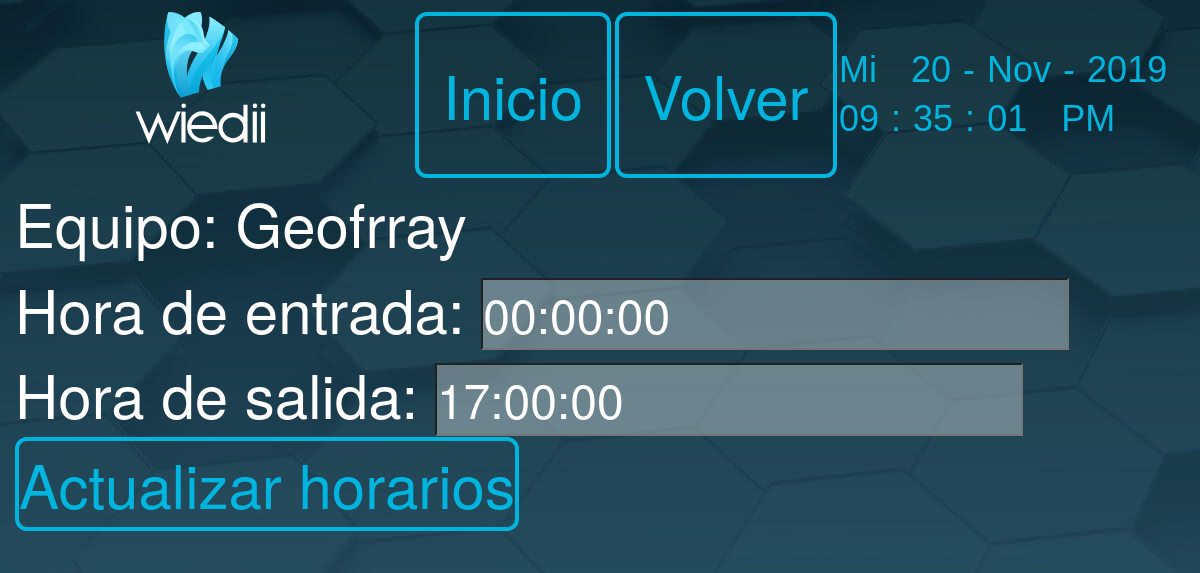
Screenshot of /include/edit_teams.php?id=4 with the database file from the repository.
### tables this page shows
CREATE TABLE `equipos` (
  `Id_equipo` int(11) NOT NULL,
  `nombre_equipo` varchar(255) NOT NULL,
  `hora_entrada` time NOT NULL,
  `hora_salida` time NOT NULL
);

### include/edit_teams.php (the view, shortened to what this page needs)
<?php
include "../db.php";
$hora_entrada = '';
$hora_salida= '';
if  (isset($_GET['id'])) {
  $id = $_GET['id'];
  $query = "SELECT * FROM equipos WHERE Id_equipo=$id";
  $result_team = mysqli_query($conn, $query);
  if (mysqli_num_rows($result_team) == 1) {
    $row = mysqli_fetch_array($result_team);
    $hora_entrada = $row['hora_entrada'];
    $hora_salida= $row['hora_salida'];
    $equipo=$row['nombre_equipo'];
  }
  else echo "<script>
         alert('No ha encontrado nada, error en la base de datos');window.history.back()</script>";
}
?>
<?php include('header.php'); ?>
<div class="container p-4">
  <div class="row">
    <div class="">
      <div class="card card-body">
      <form action="edit_teams.php?id=<?php echo $_GET['id']; ?>" method="POST">
        <div class="form-group" style="margin-top: 15vw;">
          Equipo: <?php echo $equipo?>
          <br>
          Hora de entrada:
          <input name="hora_entrada" type="text"  value="<?php echo $hora_entrada; ?>"
          placeholder="07:00:00">
          <br>
          Hora de salida:
          <input name="hora_salida" value="<?php echo $hora_salida; ?>"placeholder="07:00:00" >
        <br>
        <button class="bguarda btn" name="updatet">
          Actualizar horarios</button>
        </div>
      </form>
      </div>
    </div>
  </div>
</div>
<?php include('footer.php'); ?>

### css/style.css (style rules this page uses)
body { font-family: "Helvetica Neue", Helvetica, Arial, sans-serif; font-size: 5vw; line-height: 1.42857143; color: white; }
.bguarda { margin-top: 0vw; background-color: transparent; border: 4px solid rgb(2, 181, 222); color: rgb(2, 181, 222); padding: 0vw 0vw; text-align: center; text-decoration: none; display: inline-block; font-size: 5vw; border-radius: 12px; }
* { margin: 0; padding: 0; box-sizing: border-box; }
input { background-color: rgba(238, 244, 245, 0.363); color: white; }
::placeholder { color: white; opacity: 1; }
button, input, optgroup, select, textarea { color: white; background-color: rgba(238, 244, 245, 0.363); font-size: 4vw; font-size-adjust: none; }

### rows the page displays
equipos: nombre_equipo "Geofrray", hora_entrada "00:00:00", hora_salida "17:00:00"
